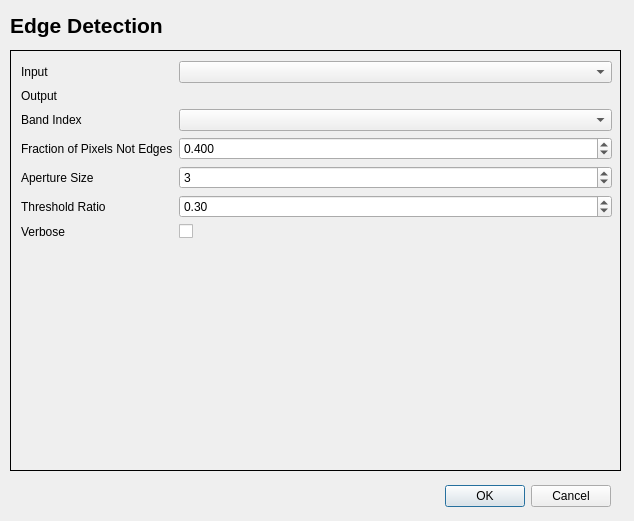
<?xml version="1.0" encoding="UTF-8"?>
<ui version="4.0">
 <class>EdgeDetectionDialogBase</class>
 <widget class="QDialog" name="EdgeDetectionDialogBase">
  <property name="geometry">
   <rect>
    <x>0</x>
    <y>0</y>
    <width>634</width>
    <height>521</height>
   </rect>
  </property>
  <property name="windowTitle">
   <string>Feature Extraction &gt; Edge Detection</string>
  </property>
  <property name="windowIcon">
   <iconset>
    <normaloff>icon.png</normaloff>icon.png</iconset>
  </property>
  <widget class="QDialogButtonBox" name="button_box">
   <property name="geometry">
    <rect>
     <x>270</x>
     <y>480</y>
     <width>341</width>
     <height>32</height>
    </rect>
   </property>
   <property name="orientation">
    <enum>Qt::Horizontal</enum>
   </property>
   <property name="standardButtons">
    <set>QDialogButtonBox::Cancel|QDialogButtonBox::Ok</set>
   </property>
  </widget>
  <widget class="QLabel" name="title_label">
   <property name="geometry">
    <rect>
     <x>10</x>
     <y>10</y>
     <width>611</width>
     <height>31</height>
    </rect>
   </property>
   <property name="text">
    <string>&lt;!DOCTYPE HTML PUBLIC &quot;-//W3C//DTD HTML 4.0//EN&quot; &quot;http://www.w3.org/TR/REC-html40/strict.dtd&quot;&gt;
&lt;html&gt;&lt;head&gt;&lt;meta name=&quot;qrichtext&quot; content=&quot;1&quot; /&gt;&lt;style type=&quot;text/css&quot;&gt;
p, li { white-space: pre-wrap; }
&lt;/style&gt;&lt;/head&gt;&lt;body style=&quot; font-family:'MS Shell Dlg 2'; font-size:8pt; font-weight:400; font-style:normal;&quot;&gt;
&lt;p style=&quot; margin-top:0px; margin-bottom:0px; margin-left:0px; margin-right:0px; -qt-block-indent:0; text-indent:0px;&quot;&gt;&lt;span style=&quot; font-family:'Sans Serif'; font-size:16pt; font-weight:600;&quot;&gt;Edge Detection&lt;/span&gt;&lt;/p&gt;&lt;/body&gt;&lt;/html&gt;</string>
   </property>
   <property name="alignment">
    <set>Qt::AlignLeading|Qt::AlignLeft|Qt::AlignVCenter</set>
   </property>
  </widget>
  <widget class="QStackedWidget" name="stackedWidget">
   <property name="geometry">
    <rect>
     <x>10</x>
     <y>50</y>
     <width>611</width>
     <height>421</height>
    </rect>
   </property>
   <property name="statusTip">
    <string>Aperture size for operator</string>
   </property>
   <property name="frameShape">
    <enum>QFrame::Box</enum>
   </property>
   <widget class="QWidget" name="page">
    <widget class="QWidget" name="formLayoutWidget">
     <property name="geometry">
      <rect>
       <x>10</x>
       <y>10</y>
       <width>591</width>
       <height>211</height>
      </rect>
     </property>
     <layout class="QFormLayout" name="formLayout">
      <item row="0" column="0">
       <widget class="QLabel" name="inputLabel">
        <property name="text">
         <string>Input</string>
        </property>
       </widget>
      </item>
      <item row="0" column="1">
       <widget class="QgsMapLayerComboBox" name="inputQgsMapLayerComboBox">
        <property name="toolTip">
         <string>&lt;html&gt;&lt;head/&gt;&lt;body&gt;&lt;p&gt;Input Image file&lt;/p&gt;&lt;/body&gt;&lt;/html&gt;</string>
        </property>
       </widget>
      </item>
      <item row="1" column="0">
       <widget class="QLabel" name="outputLabel">
        <property name="text">
         <string>Output</string>
        </property>
       </widget>
      </item>
      <item row="1" column="1">
       <widget class="QgsFileWidget" name="outputQgsFileWidget">
        <property name="toolTip">
         <string>&lt;html&gt;&lt;head/&gt;&lt;body&gt;&lt;p&gt;Output Image filename&lt;/p&gt;&lt;/body&gt;&lt;/html&gt;</string>
        </property>
        <property name="statusTip">
         <string>Output filepath - ensure filetype extension is included.</string>
        </property>
        <property name="dialogTitle">
         <string>Select output file</string>
        </property>
        <property name="filter">
         <string>*.tif *.tiff *.gtif ;;*.img ;; *.*</string>
        </property>
       </widget>
      </item>
      <item row="2" column="0">
       <widget class="QLabel" name="bandIndexLabel">
        <property name="text">
         <string>Band Index</string>
        </property>
       </widget>
      </item>
      <item row="2" column="1">
       <widget class="QgsRasterBandComboBox" name="bandIndexQgsRasterBandComboBox">
        <property name="toolTip">
         <string>&lt;html&gt;&lt;head/&gt;&lt;body&gt;&lt;p&gt;Band Index&lt;/p&gt;&lt;/body&gt;&lt;/html&gt;</string>
        </property>
        <property name="statusTip">
         <string>Select band from selected input image</string>
        </property>
       </widget>
      </item>
      <item row="3" column="0">
       <widget class="QLabel" name="percentageOfPixelsNotEdgesLabel">
        <property name="text">
         <string>Fraction of Pixels Not Edges</string>
        </property>
       </widget>
      </item>
      <item row="3" column="1">
       <widget class="QDoubleSpinBox" name="percentageOfPixelsNotEdgesDoubleSpinBox">
        <property name="toolTip">
         <string>&lt;html&gt;&lt;head/&gt;&lt;body&gt;&lt;p&gt;Fraction of Pixels not Edges&lt;/p&gt;&lt;/body&gt;&lt;/html&gt;</string>
        </property>
        <property name="statusTip">
         <string>Higher number means fewer pixels will be classified as edge pixels</string>
        </property>
        <property name="decimals">
         <number>3</number>
        </property>
        <property name="maximum">
         <double>1.000000000000000</double>
        </property>
        <property name="singleStep">
         <double>0.100000000000000</double>
        </property>
        <property name="value">
         <double>0.400000000000000</double>
        </property>
       </widget>
      </item>
      <item row="4" column="0">
       <widget class="QLabel" name="apetureSizeLabel">
        <property name="text">
         <string>Aperture Size</string>
        </property>
       </widget>
      </item>
      <item row="5" column="0">
       <widget class="QLabel" name="thresholdRatioLabel">
        <property name="text">
         <string>Threshold Ratio</string>
        </property>
       </widget>
      </item>
      <item row="5" column="1">
       <widget class="QDoubleSpinBox" name="thresholdRatioDoubleSpinBox">
        <property name="toolTip">
         <string>&lt;html&gt;&lt;head/&gt;&lt;body&gt;&lt;p&gt;Threshold ratio&lt;/p&gt;&lt;/body&gt;&lt;/html&gt;</string>
        </property>
        <property name="statusTip">
         <string>Threshold ratio </string>
        </property>
        <property name="singleStep">
         <double>0.100000000000000</double>
        </property>
        <property name="value">
         <double>0.300000000000000</double>
        </property>
       </widget>
      </item>
      <item row="4" column="1">
       <widget class="QDoubleSpinBox" name="apetureSizeDoubleSpinBox">
        <property name="toolTip">
         <string>&lt;html&gt;&lt;head/&gt;&lt;body&gt;&lt;p&gt;Aperture Size&lt;/p&gt;&lt;/body&gt;&lt;/html&gt;</string>
        </property>
        <property name="statusTip">
         <string>Ap</string>
        </property>
        <property name="decimals">
         <number>0</number>
        </property>
        <property name="value">
         <double>3.000000000000000</double>
        </property>
       </widget>
      </item>
      <item row="6" column="0">
       <widget class="QLabel" name="verboseLabel">
        <property name="statusTip">
         <string/>
        </property>
        <property name="text">
         <string>Verbose</string>
        </property>
       </widget>
      </item>
      <item row="6" column="1">
       <widget class="QCheckBox" name="verboseCheckBox">
        <property name="toolTip">
         <string>&lt;html&gt;&lt;head/&gt;&lt;body&gt;&lt;p&gt;Verbose Mode - print a message to console&lt;/p&gt;&lt;/body&gt;&lt;/html&gt;</string>
        </property>
        <property name="statusTip">
         <string>Print output to the terminal instead of to file</string>
        </property>
       </widget>
      </item>
     </layout>
    </widget>
   </widget>
   <widget class="QWidget" name="page_2"/>
  </widget>
  <zorder>stackedWidget</zorder>
  <zorder>button_box</zorder>
  <zorder>title_label</zorder>
 </widget>
 <customwidgets>
  <customwidget>
   <class>QgsFileWidget</class>
   <extends>QWidget</extends>
   <header>qgsfilewidget.h</header>
  </customwidget>
  <customwidget>
   <class>QgsMapLayerComboBox</class>
   <extends>QComboBox</extends>
   <header>qgsmaplayercombobox.h</header>
  </customwidget>
  <customwidget>
   <class>QgsRasterBandComboBox</class>
   <extends>QComboBox</extends>
   <header>qgsrasterbandcombobox.h</header>
  </customwidget>
 </customwidgets>
 <resources/>
 <connections>
  <connection>
   <sender>button_box</sender>
   <signal>accepted()</signal>
   <receiver>EdgeDetectionDialogBase</receiver>
   <slot>accept()</slot>
   <hints>
    <hint type="sourcelabel">
     <x>20</x>
     <y>20</y>
    </hint>
    <hint type="destinationlabel">
     <x>20</x>
     <y>20</y>
    </hint>
   </hints>
  </connection>
  <connection>
   <sender>button_box</sender>
   <signal>rejected()</signal>
   <receiver>EdgeDetectionDialogBase</receiver>
   <slot>reject()</slot>
   <hints>
    <hint type="sourcelabel">
     <x>20</x>
     <y>20</y>
    </hint>
    <hint type="destinationlabel">
     <x>20</x>
     <y>20</y>
    </hint>
   </hints>
  </connection>
 </connections>
</ui>
